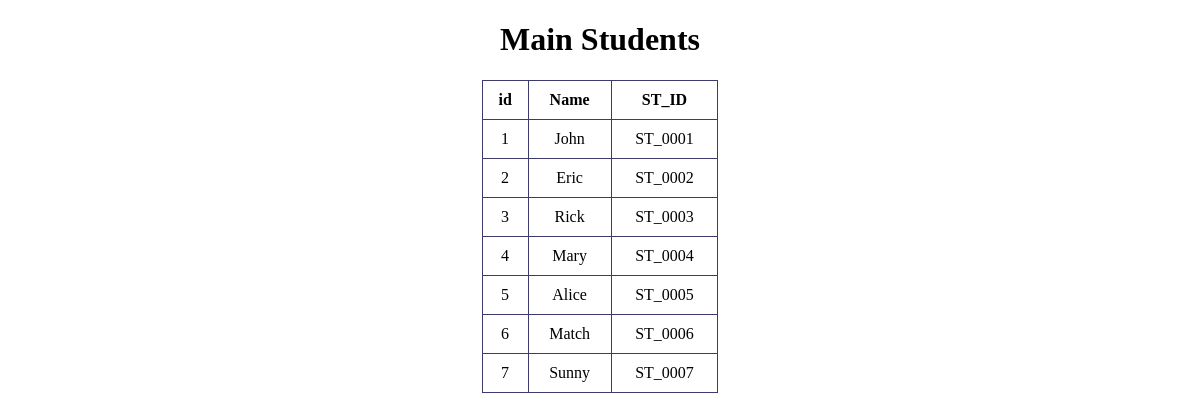
/hello_world/student/, run on the app's committed database.
### hello_world/models.py (models this page shows, shortened)
class Student(models.Model):
  id = models.IntegerField(primary_key=True)
  name = models.CharField(max_length=255)
  ST_ID = models.CharField(max_length=255)

### hello_world/views.py (the view)
# urls.py: path('student/', views.student, name='student')
def student(request):
    my_students = Student.objects.all().values()
    template = loader.get_template('student.html')
    context = {
        'Students': my_students,
    }
    return HttpResponse(template.render(context, request))

### hello_world/templates/student.html (shortened to what this page needs)
{% extends "master.html" %}
{% block content %}
  <h1>Main Students</h1>
  <table border="solid">
    <thead>
      <tr>
        <th >id</th>
        <th>Name</th>
        <th>ST_ID</th>
      </tr>
  </thead>
  <tbody>
    {% for x in Students %}
      <tr>
        <td>{{ x.id }}</td>
        <td>{{ x.name }}</td>
        <td>{{ x.ST_ID }}</td>
      </tr>
    {% endfor %}
  </tbody>
  </table>
{% endblock %}

### hello_world/templates/master.html (shortened to what this page needs)
<!DOCTYPE html>
<html>
<head>
</head>
<body>
{% block content %}
{% endblock %}
</body>
</html>

### hello_world/templates/master.html (style rules this page uses)
h1 { text-align: center; }
table { border-collapse: collapse; width: 20%; margin-left: auto; margin-right: auto; }
th, td { border: 1px solid #3d3a6d; padding: 10px; text-align: center; }

### data on the page
Student: id "1", name "John", ST_ID "ST_0001"
Student: id "2", name "Eric", ST_ID "ST_0002"
Student: id "3", name "Rick", ST_ID "ST_0003"
Student: id "4", name "Mary", ST_ID "ST_0004"
Student: id "5", name "Alice", ST_ID "ST_0005"
Student: id "6", name "Match", ST_ID "ST_0006"
Student: id "7", name "Sunny", ST_ID "ST_0007"
